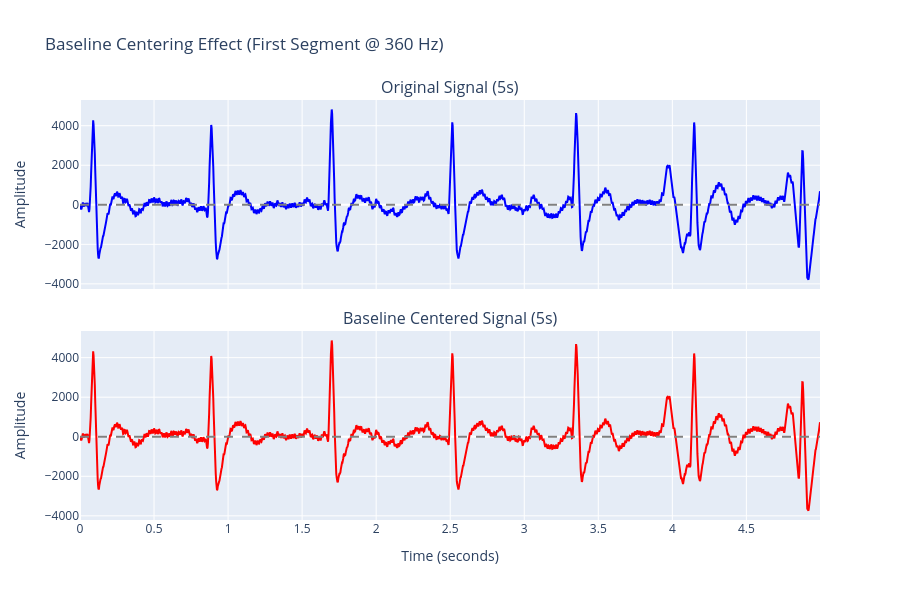

Source (notebook cell):
### Code cell
# === 5b. Baseline Centering Visualization ===

# 첫 번째 세그먼트의 길이 (360 Hz 기준)를 사용하여 데이터 추출
first_segment_len = segment_lengths_360[0]
first_segment_duration_s = first_segment_len / fs_tgt

# 비교를 위한 시간 축 생성
time_axis = np.linspace(0, first_segment_duration_s, first_segment_len, endpoint=False)

# 원본 및 중앙화된 첫 번째 세그먼트 추출
# (lead2_360_original은 코드에서 백업된 변수입니다)
segment_original = lead2_360_original[:first_segment_len]
segment_centered = lead2_360[:first_segment_len]

# 신호의 시작 부분만 (예: 처음 5초) 비교하여 DC 오프셋 변화를 명확히 관찰
seconds_to_show = 5
samples_to_show = int(fs_tgt * seconds_to_show)
if samples_to_show > first_segment_len:
    samples_to_show = first_segment_len # 세그먼트가 5초보다 짧으면 전체 표시

# Plotly를 사용하여 상호작용 가능한 차트 생성 (선택 사항)
fig = make_subplots(rows=2, cols=1, 
                    shared_xaxes=True,
                    vertical_spacing=0.1,
                    subplot_titles=(f"Original Signal ({seconds_to_show}s)", 
                                    f"Baseline Centered Signal ({seconds_to_show}s)"))

# 1. 원본 신호 (Original Signal)
fig.add_trace(go.Scatter(y=segment_original[:samples_to_show], 
                         x=time_axis[:samples_to_show], 
                         mode='lines', 
                         name='Original', 
                         line=dict(color='blue')), 
              row=1, col=1)
fig.add_trace(go.Scatter(y=[0]*samples_to_show, 
                         x=time_axis[:samples_to_show], 
                         mode='lines', 
                         name='Zero Line', 
                         line=dict(color='gray', dash='dash')), 
              row=1, col=1)

# 2. 베이스라인 중앙화된 신호 (Centered Signal)
fig.add_trace(go.Scatter(y=segment_centered[:samples_to_show], 
                         x=time_axis[:samples_to_show], 
                         mode='lines', 
                         name='Centered', 
                         line=dict(color='red')), 
              row=2, col=1)
fig.add_trace(go.Scatter(y=[0]*samples_to_show, 
                         x=time_axis[:samples_to_show], 
                         mode='lines', 
                         name='Zero Line', 
                         line=dict(color='gray', dash='dash')), 
              row=2, col=1)

fig.update_layout(height=600, width=900, 
                  title_text=f"Baseline Centering Effect (First Segment @ {fs_tgt} Hz)", 
                  showlegend=False)
fig.update_xaxes(title_text="Time (seconds)", row=2, col=1)
fig.update_yaxes(title_text="Amplitude", row=1, col=1)
fig.update_yaxes(title_text="Amplitude", row=2, col=1)

fig.show()

# Matplotlib으로 단순 비교 시각화 (Jupyter 환경이 아닐 경우)
plt.figure(figsize=(14, 6))
plt.plot(time_axis[:samples_to_show], segment_original[:samples_to_show], label='Original (Before Centering)', alpha=0.7)
plt.plot(time_axis[:samples_to_show], segment_centered[:samples_to_show], label='Centered (After Centering)', alpha=0.9, linestyle='--')
plt.axhline(0, color='black', linestyle=':', linewidth=0.5)
plt.title(f'Baseline Centering Effect (First {seconds_to_show} seconds)')
plt.xlabel('Time (s)')
plt.ylabel('Amplitude')
plt.legend()
plt.grid(True, alpha=0.3)
plt.show()

### Figure 1 — Plotly figure (JSON) as saved in the notebook; plotly's stock layout.template omitted (floating-point values rounded to 4 significant figures; data arrays with more than 128 entries replaced by an {"elided": "..."} marker saying what was removed)
{"data": [{"line": {"color": "blue"}, "mode": "lines", "name": "Original", "type": "scatter", "x": {"elided": "1800 float values"}, "xaxis": "x", "y": {"elided": "1800 float values"}, "yaxis": "y"}, {"line": {"color": "gray", "dash": "dash"}, "mode": "lines", "name": "Zero Line", "type": "scatter", "x": {"elided": "1800 float values"}, "xaxis": "x", "y": {"elided": "1800 int values"}, "yaxis": "y"}, {"line": {"color": "red"}, "mode": "lines", "name": "Centered", "type": "scatter", "x": {"elided": "1800 float values"}, "xaxis": "x2", "y": {"elided": "1800 float values"}, "yaxis": "y2"}, {"line": {"color": "gray", "dash": "dash"}, "mode": "lines", "name": "Zero Line", "type": "scatter", "x": {"elided": "1800 float values"}, "xaxis": "x2", "y": {"elided": "1800 int values"}, "yaxis": "y2"}], "layout": {"annotations": [{"font": {"size": 16}, "showarrow": false, "text": "Original Signal (5s)", "x": 0.5, "xanchor": "center", "xref": "paper", "y": 1, "yanchor": "bottom", "yref": "paper"}, {"font": {"size": 16}, "showarrow": false, "text": "Baseline Centered Signal (5s)", "x": 0.5, "xanchor": "center", "xref": "paper", "y": 0.45, "yanchor": "bottom", "yref": "paper"}], "height": 600, "showlegend": false, "title": {"text": "Baseline Centering Effect (First Segment @ 360 Hz)"}, "width": 900, "xaxis": {"anchor": "y", "domain": [0, 1], "matches": "x2", "showticklabels": false}, "xaxis2": {"anchor": "y2", "domain": [0, 1], "title": {"text": "Time (seconds)"}}, "yaxis": {"anchor": "x", "domain": [0.55, 1], "title": {"text": "Amplitude"}}, "yaxis2": {"anchor": "x2", "domain": [0, 0.45], "title": {"text": "Amplitude"}}}}
